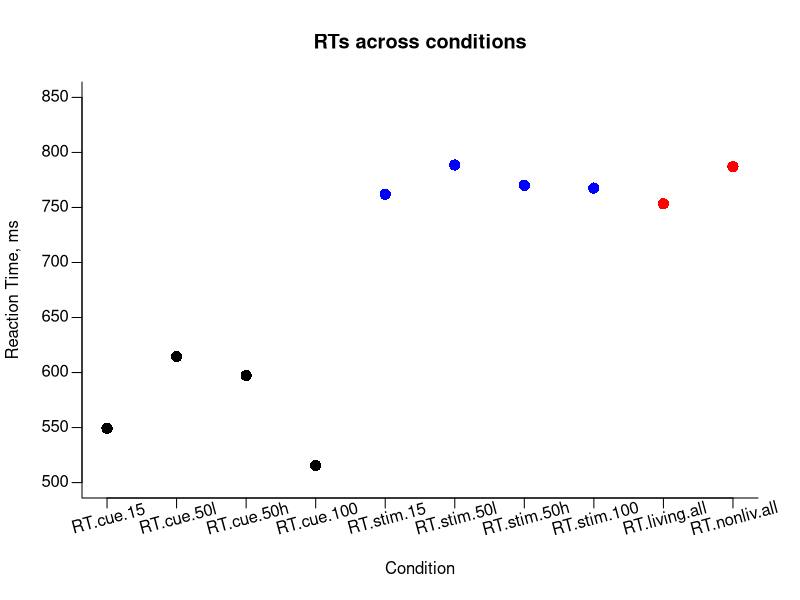

Here is the R script that generated this plot: (Note: this script raises an error after producing the figure.)
# Statistics for Reward, Sleep & Memory experiment

###set up working directory, read file
wd <-"C:/Users/Renerts/Documents/Sleep_study/sleep_study_statistics.git"
setwd(wd)

a.study.all <- read.csv2("A_study_all.csv")
b.study.RT <- read.csv2("B_study_RT.csv")
### Check data
# nrow(Data)
# ncol(Data)
# head(Data)
# str(a.study.all)
# str(b.study.RT)
names(a.study.all)

### Function definitions

StErr <- function(x) {  # Takes array as input, gives st.error as output
  sqrt(var(x,na.rm=TRUE)/sum(!is.na(x)))
  }

## Function ready, integrate into code!!!!!

# table.plot <- function(x) {  #Takes array as input, returns data.frame ready for plotting
#   
#   means <- colMeans(x, na.rm=TRUE)
#   names.x <- names(x)
#   stErr <- apply(x, 2, StErr)
#   stErr.UP <- means + stErr
#   stErr.DN <- means - stErr
#   sub.x <- data.frame(means,stErr, stErr.UP, stErr.DN)
#   return(sub.x)
# }

### Create subsets of data

#### subsets for RTs

names.RT.a <- names(a.study.all[c(26:35)])
means.RT.a <- colMeans(a.study.all[c(26:35)], na.rm=TRUE)
StErr.RT.a <- apply(a.study.all[c(26:35)], 2, StErr)
StErr.RT.a.UP <- means.RT.a + StErr.RT.a
StErr.RT.a.DN <- means.RT.a - StErr.RT.a
sub.RT.a <- data.frame(means.RT.a, StErr.RT.a.UP, StErr.RT.a.DN)

#### subsets for ACCs

names.ACC.a <- names(a.study.all[c(36:49)])
means.ACC.a <- colMeans(a.study.all[c(36:49)], na.rm=TRUE)
StErr.ACC.a <- apply(a.study.all[c(36:49)], 2, StErr)
StErr.ACC.a.UP <- means.ACC.a + StErr.ACC.a
StErr.ACC.a.DN <- means.ACC.a - StErr.ACC.a
sub.ACC.a <- data.frame(means.ACC.a, StErr.ACC.a.UP, StErr.ACC.a.DN)



### Plot that shit


x.RT <- 1:10*2-1
plot(sub.RT.a$means.RT.a[c(1:10)]~x.RT,  # Reaction times
     cex=1.5, 
     xaxt='n', 
     yaxt='n',
     ylim=c(500,850), 
     xlab='Condition', 
     ylab='Reaction Time, ms', 
     main='RTs across conditions', 
     col=c(rep('black',4),rep('blue',4),rep('red',2)), 
     pch=16, 
     bty='l')
axis(1, at=x.RT, labels=FALSE)
text(x = x.RT, par("usr")[3]-5, labels = names.RT.a, srt = 15, pos = 1, xpd = TRUE)
axis(2, at=seq(500, 850, by=50), labels = FALSE)
text(y = seq(500, 850, by=50),labels = seq(500, 850, by=50), par("usr")[1]-0.1, srt = 0, pos = 2, xpd = TRUE)
arrows(x,StErr.RT.a.UP,x,StErr.RT.a.DN,code=3,length=0.2,angle=90,col=c(rep('black',4),rep('blue',4),rep('red',2)))
legend("bottomright",paste(names.RT.a,": mean",round(sub.RT.a$means.RT.a, digits=2)),ncol=2,text.width=5)

x.ACC.sc <- 1:8*2-1
plot(sub.ACC.a$means.ACC.a[c(1:8)]~x.ACC,  # Accuracy, reward cue and single-correct word stim
                      cex=1.5, 
                      xaxt='n', 
                      yaxt='n',
                      ylim=c(0.7,1), 
                      xlab='Condition', 
                      ylab='Accuracy', 
                      main='Response accuracy to reward cue stimulus', 
                      col=c(rep('black',4),rep('blue',4)), 
                      pch=16, 
                      bty='l')
axis(1, at=x.ACC, labels=FALSE)
text(x = x.ACC, par("usr")[3]-0.01, labels = names.ACC.a[c(1:8)], srt = 15, pos = 1, xpd = TRUE)
axis(2, at=seq(0.7, 1, by=0.1), labels = FALSE)
text(y = seq(0.7, 1, by=0.1),labels = seq(0.7, 1, by=0.1), par("usr")[1]-0.1, srt = 0, pos = 2, xpd = TRUE)
arrows(x,StErr.ACC.a.UP[c(1:8)],x,StErr.ACC.a.DN[c(1:8)],code=3,length=0.2,angle=90,col=c(rep('black',4),rep('blue',4)))
legend("bottomright",paste(names.ACC.a[c(1:8)],": mean",round(sub.ACC.a$means.ACC.a[c(1:8)], digits=2)),ncol=2,text.width=4.2)

x.ACC.dc <- 1:6*2-1
plot(sub.ACC.a$means.ACC.a[c(9:14)]~x.ACC.dc,  #Accuracy, double-correct word stim and living/non-living
                      cex=1.5, 
                      xaxt='n', 
                      yaxt='n',
                      ylim=c(0.7,1), 
                      xlab='Condition', 
                      ylab='Accuracy', 
                      main='Response accuracy to word stimulus', 
                      col=c(rep('black',4),rep('blue',2)), 
                      pch=16, 
                      bty='l')
axis(1, at=x.ACC, labels=FALSE)
text(x = x.ACC, par("usr")[3]-0.01, labels = names.ACC.a[c(9:14)], srt = 15, pos = 1, xpd = TRUE)
axis(2, at=seq(0.7, 1, by=0.1), labels = FALSE)
text(y = seq(0.7, 1, by=0.1),labels = seq(0.7, 1, by=0.1), par("usr")[1]-0.1, srt = 0, pos = 2, xpd = TRUE)
arrows(x,StErr.ACC.a.UP[c(9:14)],x,StErr.ACC.a.DN[c(9:14)],code=3,length=0.2,angle=90,col=c(rep('black',4),rep('blue',2)))
legend("bottomright",paste(names.ACC.a[c(9:14)],": mean",round(sub.ACC.a$means.ACC.a[c(9:14)], digits=2)),ncol=2,text.width=3)



# Data$Group=factor(Data$Group,labels=c("sleep","wake"),ordered=FALSE)
# Data$Gender=factor(Data$Gender,labels=c("female","male"),ordered=FALSE)
# 
# reward_group_subset=data.frame(Data$Code, Data$Group,Data$d.sure_low,Data$d.sure_high)
# reward_group_subset=reshape(reward_group_subset,direction="long",varying=list(3:4),timevar="reward",times=c("low","high"))
# colnames(reward_group_subset)=c("code","group","reward","dprime","id")
# reward_group_subset$reward=as.factor(reward_group_subset$reward)
# 
# sleep.group=subset(Data,Group=="sleep")
# wake.group=subset(Data,Group=="wake")



###Statistics
options(contrasts=c("contr.sum","contr.poly"))
#### Means

mean.sure_low_vs_sure_high= t.test(Data$d_sure_low,Data$d_sure_high,paired=T)
Rcorr_all= t.test(Data$Rcorr_low,Data$Rcorr_high,paired=T)
Rcorr_sleep= t.test(sleep.group$Rcorr_low,sleep.group$Rcorr_high,paired=T)
Rcorr_wake= t.test(wake.group$Rcorr_low,wake.group$Rcorr_high,paired=T)

pairwise_T=pairwise.t.test(reward_group_subset$dprime,reward_group_subset$reward,p.adjust.method="bonferroni",paired=TRUE)

# mean_rcorr_low=mean(Data$Rcorr_low)
# mean_rcorr_high=mean(Data$Rcorr_high)
# 
# mean_rcorr=as.numeric(c(mean_rcorr_low,mean_rcorr_high))
# sd.mean_rcorr_low=sd(Data$Rcorr_low)
# sd.mean_rcorr_high=sd(Data$Rcorr_high)
# sd.rcorr_up=as.numeric(c(sd.mean_rcorr_low,sd.mean_rcorr_high))+mean_rcorr
# sd.rcorr_dn=as.numeric(c(sd.mean_rcorr_low,sd.mean_rcorr_high))-mean_rcorr

rcorr.low.sleep.wake=t.test(sleep.group$Rcorr_low,wake.group$Rcorr_low,paired=F)
rcorr.high.sleep.wake=t.test(sleep.group$Rcorr_high,wake.group$Rcorr_high,paired=F)